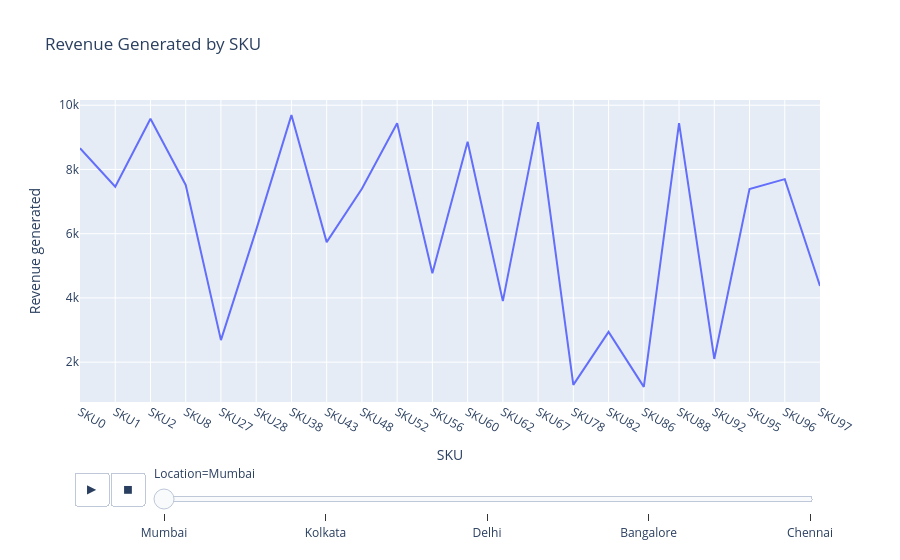

Source (notebook cell):
### Code cell
revenue_chart = px.line(data_p, x='SKU',
                        y='Revenue generated',
                        title='Revenue Generated by SKU',animation_frame='Location',
                        )
revenue_chart.show()

### Figure 1 — Plotly figure (JSON) as saved in the notebook; plotly's stock layout.template omitted (floating-point values rounded to 4 significant figures)
{"data": [{"hovertemplate": "Location=Mumbai<br>SKU=%{x}<br>Revenue generated=%{y}<extra></extra>", "legendgroup": "", "line": {"color": "#636efa", "dash": "solid"}, "marker": {"symbol": "circle"}, "mode": "lines", "name": "", "orientation": "v", "showlegend": false, "type": "scatter", "x": ["SKU0", "SKU1", "SKU2", "SKU8", "SKU27", "SKU28", "SKU38", "SKU43", "SKU48", "SKU52", "SKU56", "SKU60", "SKU62", "SKU67", "SKU78", "SKU82", "SKU86", "SKU88", "SKU92", "SKU95", "SKU96", "SKU97"], "xaxis": "x", "y": [8662.0, 7461.0, 9578.0, 7517.0, 2686.0, 6117.0, 9692.0, 5737.0, 7397.0, 9436.0, 4767.0, 8864.0, 3900.0, 9474.0, 1292.0, 2943.0, 1230.0, 9445.0, 2100.0, 7386.0, 7698.0, 4371.0], "yaxis": "y"}], "layout": {"legend": {"tracegroupgap": 0}, "sliders": [{"active": 0, "currentvalue": {"prefix": "Location="}, "len": 0.9, "pad": {"b": 10, "t": 60}, "steps": [{"args": [["Mumbai"], {"frame": {"duration": 0, "redraw": false}, "fromcurrent": true, "mode": "immediate", "transition": {"duration": 0, "easing": "linear"}}], "label": "Mumbai", "method": "animate"}, {"args": [["Kolkata"], {"frame": {"duration": 0, "redraw": false}, "fromcurrent": true, "mode": "immediate", "transition": {"duration": 0, "easing": "linear"}}], "label": "Kolkata", "method": "animate"}, {"args": [["Delhi"], {"frame": {"duration": 0, "redraw": false}, "fromcurrent": true, "mode": "immediate", "transition": {"duration": 0, "easing": "linear"}}], "label": "Delhi", "method": "animate"}, {"args": [["Bangalore"], {"frame": {"duration": 0, "redraw": false}, "fromcurrent": true, "mode": "immediate", "transition": {"duration": 0, "easing": "linear"}}], "label": "Bangalore", "method": "animate"}, {"args": [["Chennai"], {"frame": {"duration": 0, "redraw": false}, "fromcurrent": true, "mode": "immediate", "transition": {"duration": 0, "easing": "linear"}}], "label": "Chennai", "method": "animate"}], "x": 0.1, "xanchor": "left", "y": 0, "yanchor": "top"}], "title": {"text": "Revenue Generated by SKU"}, "updatemenus": [{"buttons": [{"args": [null, {"frame": {"duration": 500, "redraw": false}, "fromcurrent": true, "mode": "immediate", "transition": {"duration": 500, "easing": "linear"}}], "label": "&#9654;", "method": "animate"}, {"args": [[null], {"frame": {"duration": 0, "redraw": false}, "fromcurrent": true, "mode": "immediate", "transition": {"duration": 0, "easing": "linear"}}], "label": "&#9724;", "method": "animate"}], "direction": "left", "pad": {"r": 10, "t": 70}, "showactive": false, "type": "buttons", "x": 0.1, "xanchor": "right", "y": 0, "yanchor": "top"}], "xaxis": {"anchor": "y", "domain": [0, 1], "title": {"text": "SKU"}}, "yaxis": {"anchor": "x", "domain": [0, 1], "title": {"text": "Revenue generated"}}}}
